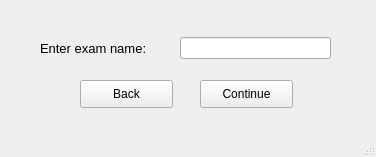
<?xml version="1.0" encoding="UTF-8"?>
<ui version="4.0">
 <class>MainWindow</class>
 <widget class="QMainWindow" name="MainWindow">
  <property name="geometry">
   <rect>
    <x>0</x>
    <y>0</y>
    <width>376</width>
    <height>157</height>
   </rect>
  </property>
  <property name="windowTitle">
   <string>MainWindow</string>
  </property>
  <widget class="QWidget" name="centralwidget">
   <widget class="QPushButton" name="continue_btn">
    <property name="geometry">
     <rect>
      <x>200</x>
      <y>80</y>
      <width>93</width>
      <height>28</height>
     </rect>
    </property>
    <property name="text">
     <string>Continue</string>
    </property>
   </widget>
   <widget class="QLabel" name="label">
    <property name="geometry">
     <rect>
      <x>40</x>
      <y>40</y>
      <width>141</width>
      <height>16</height>
     </rect>
    </property>
    <property name="font">
     <font>
      <pointsize>10</pointsize>
     </font>
    </property>
    <property name="text">
     <string>Enter exam name:</string>
    </property>
   </widget>
   <widget class="QPushButton" name="back_btn">
    <property name="geometry">
     <rect>
      <x>80</x>
      <y>80</y>
      <width>93</width>
      <height>28</height>
     </rect>
    </property>
    <property name="text">
     <string>Back</string>
    </property>
   </widget>
   <widget class="QLineEdit" name="lineEdit">
    <property name="geometry">
     <rect>
      <x>180</x>
      <y>37</y>
      <width>151</width>
      <height>22</height>
     </rect>
    </property>
    <property name="font">
     <font>
      <pointsize>10</pointsize>
     </font>
    </property>
   </widget>
  </widget>
  <widget class="QStatusBar" name="statusbar"/>
 </widget>
 <resources/>
 <connections/>
</ui>
